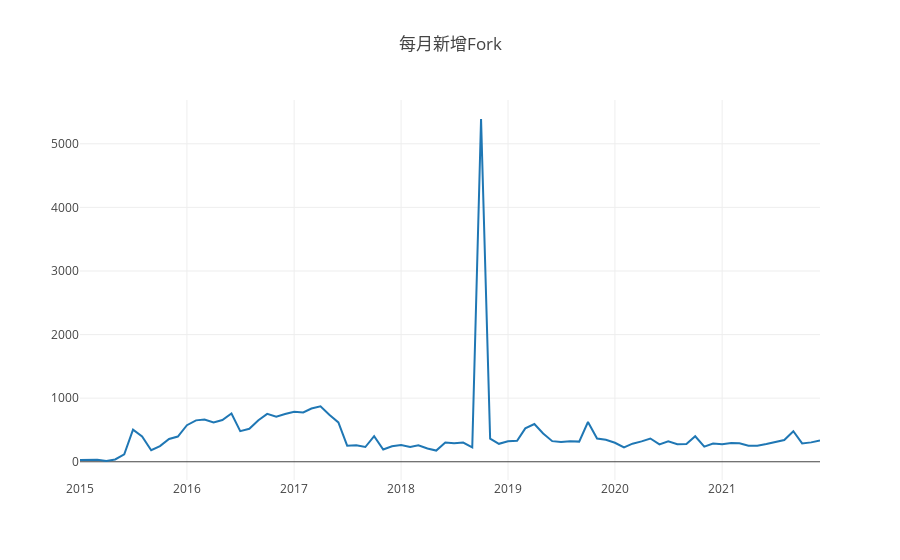

Notebook source saved alongside this figure:
### Code cell
Promise.all(
    years.map(year=>{
    var q = `
        SELECT  count(*) count, toMonth(created_at) month FROM 
        github_log.events
        WHERE repo_id = ${repo_id} And toYear(created_at) = ${year}
        AND type = 'ForkEvent'
        group by month
        order by month
        `
    return openDigger.driver.clickhouse.query(q)
    })
).then(values=>{
    var dataPlot = [[],[]]
    var year = years[0]
    values.forEach(Oneyear=>{
        var count = []
        var month = []
        Oneyear.forEach(oneMonth=>{
            count.push(oneMonth['count'])
            month.push(year + '-' + oneMonth['month'])
        })
        year+=1
        dataPlot[0].push(...count)
        dataPlot[1].push(...month)
    })
    openDigger.render.plotly([{y:dataPlot[0],x:dataPlot[1]}], {title:'每月新增Fork'});
    
})

### Figure 1 — Plotly figure (JSON) as saved in the notebook; plotly's stock layout.template omitted (floating-point values rounded to 4 significant figures)
{"data": [{"x": ["2015-1", "2015-2", "2015-3", "2015-4", "2015-5", "2015-6", "2015-7", "2015-8", "2015-9", "2015-10", "2015-11", "2015-12", "2016-1", "2016-2", "2016-3", "2016-4", "2016-5", "2016-6", "2016-7", "2016-8", "2016-9", "2016-10", "2016-11", "2016-12", "2017-1", "2017-2", "2017-3", "2017-4", "2017-5", "2017-6", "2017-7", "2017-8", "2017-9", "2017-10", "2017-11", "2017-12", "2018-1", "2018-2", "2018-3", "2018-4", "2018-5", "2018-6", "2018-7", "2018-8", "2018-9", "2018-10", "2018-11", "2018-12", "2019-1", "2019-2", "2019-3", "2019-4", "2019-5", "2019-6", "2019-7", "2019-8", "2019-9", "2019-10", "2019-11", "2019-12", "2020-1", "2020-2", "2020-3", "2020-4", "2020-5", "2020-6", "2020-7", "2020-8", "2020-9", "2020-10", "2020-11", "2020-12", "2021-1", "2021-2", "2021-3", "2021-4", "2021-5", "2021-6", "2021-7", "2021-8", "2021-9", "2021-10", "2021-11", "2021-12"], "y": ["29", "26", "31", "12", "36", "116", "506", "398", "182", "246", "359", "397", "575", "651", "665", "617", "657", "759", "481", "518", "653", "753", "710", "750", "785", "776", "837", "873", "738", "619", "253", "261", "232", "404", "192", "244", "265", "233", "260", "208", "176", "301", "291", "301", "227", "5390", "364", "282", "322", "329", "525", "594", "444", "324", "309", "324", "317", "625", "366", "345", "299", "225", "284", "320", "366", "273", "322", "275", "279", "401", "237", "286", "274", "295", "291", "252", "251", "278", "310", "341", "480", "289", "305", "335"]}], "layout": {"autosize": true, "title": {"text": "每月新增Fork"}, "xaxis": {"autorange": true, "range": ["2015-01-01", "2021-12-01"], "type": "date"}, "yaxis": {"autorange": true, "range": [-286.8, 5689.0], "type": "linear"}}}
